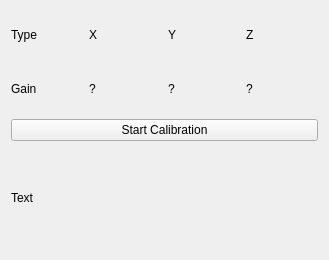
<?xml version="1.0" encoding="UTF-8"?>
<ui version="4.0">
 <class>calibrate_gyroscope_gain</class>
 <widget class="QWidget" name="calibrate_gyroscope_gain">
  <property name="geometry">
   <rect>
    <x>0</x>
    <y>0</y>
    <width>329</width>
    <height>260</height>
   </rect>
  </property>
  <property name="windowTitle">
   <string>Form</string>
  </property>
  <layout class="QVBoxLayout" name="verticalLayout">
   <item>
    <layout class="QVBoxLayout" name="vlayout">
     <item>
      <layout class="QGridLayout" name="grid_layout">
       <item row="0" column="0">
        <widget class="QLabel" name="label">
         <property name="text">
          <string>Type</string>
         </property>
        </widget>
       </item>
       <item row="0" column="1">
        <widget class="QLabel" name="label_2">
         <property name="text">
          <string>X</string>
         </property>
        </widget>
       </item>
       <item row="0" column="2">
        <widget class="QLabel" name="label_3">
         <property name="text">
          <string>Y</string>
         </property>
        </widget>
       </item>
       <item row="0" column="3">
        <widget class="QLabel" name="label_4">
         <property name="text">
          <string>Z</string>
         </property>
        </widget>
       </item>
       <item row="1" column="0">
        <widget class="QLabel" name="label_5">
         <property name="text">
          <string>Gain</string>
         </property>
        </widget>
       </item>
       <item row="1" column="1">
        <widget class="QLabel" name="gain_x">
         <property name="text">
          <string>?</string>
         </property>
        </widget>
       </item>
       <item row="1" column="2">
        <widget class="QLabel" name="gain_y">
         <property name="text">
          <string>?</string>
         </property>
        </widget>
       </item>
       <item row="1" column="3">
        <widget class="QLabel" name="gain_z">
         <property name="text">
          <string>?</string>
         </property>
        </widget>
       </item>
      </layout>
     </item>
     <item>
      <widget class="QPushButton" name="start_button">
       <property name="text">
        <string>Start Calibration</string>
       </property>
      </widget>
     </item>
     <item>
      <widget class="QLabel" name="text_label">
       <property name="text">
        <string>Text</string>
       </property>
      </widget>
     </item>
    </layout>
   </item>
  </layout>
 </widget>
 <resources/>
 <connections/>
</ui>
